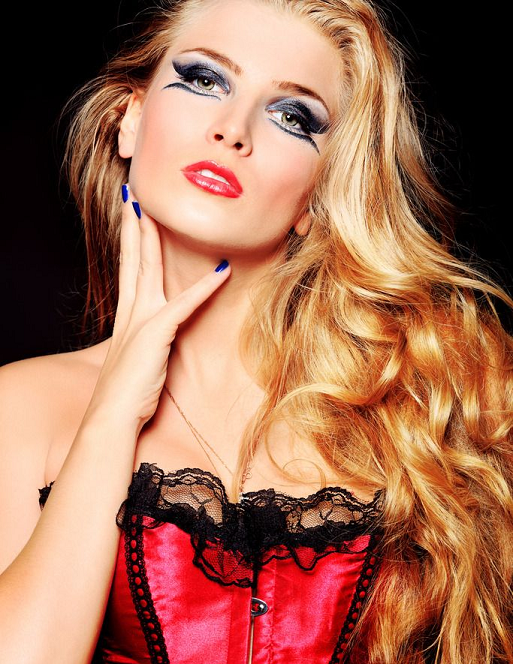
#> input picture images/test1.png, 513 x 664 px, found by its file name
$ python OpencvDemo108.py
#> lines starting #> are read from the running program, lines starting #| are printed output that depends on the picture
#!/usr/bin/env python3
#coding = utf-8

import logging
import numpy as np
import cv2 as cv

# 特征提取之关键点检测—GFTTDetector
def OpencvDemo108():
    logging.basicConfig(level=logging.DEBUG)

    src = cv.imread("images/test1.png")
#> src is the input picture: shape (664, 513, 3); mean B, G, R 83.9, 107.2, 161.9
    if src is None:
        logging.error("could not load an image!")
        return cv.Error.StsError

    # 通过GFTTDetector检测关键点
    gftt = cv.GFTTDetector_create(1000, 0.01, 1.0, 3, False, 0.04)

    kps = gftt.detect(src)
#> kps = 1000 keypoints; strongest (x, y, size): (288, 116, 3), (205, 81, 3), (262, 607, 3), (260, 605, 3)

    dst = cv.drawKeypoints(src, kps, None, (-1), cv.DRAW_MATCHES_FLAGS_DEFAULT)
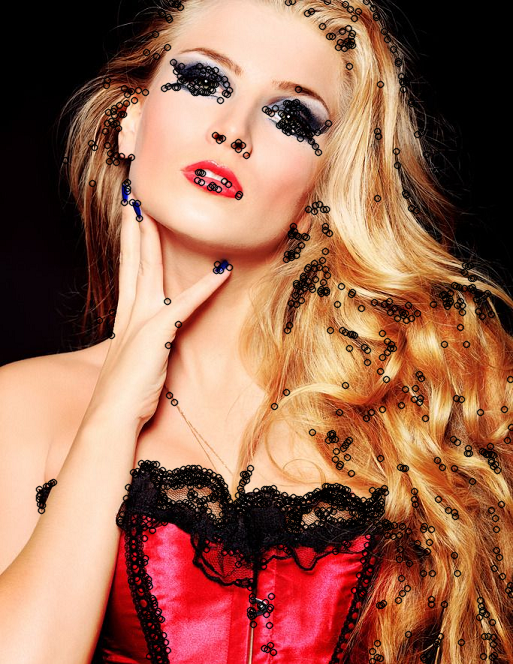
#> dst: shape (664, 513, 3); mean B, G, R 80.5, 102.8, 154.6

    h, w, ch = src.shape
#> h = 664; w = 513; ch = 3
    result = np.zeros([h, w * 2, ch], dtype=src.dtype)
    result[0 : h, 0 : w, :] = src
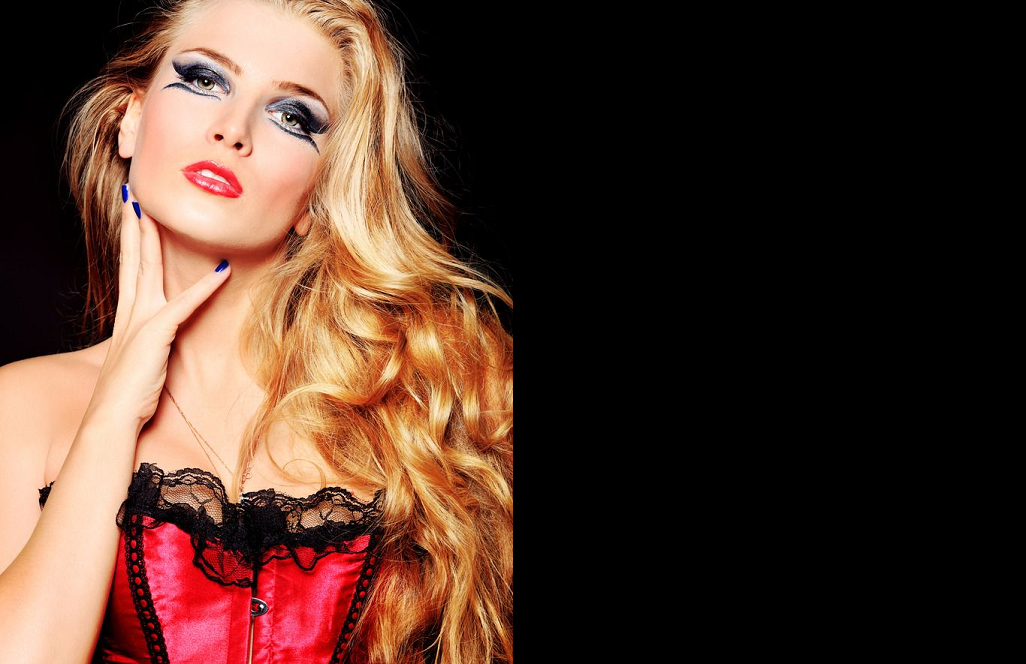
#> result: shape (664, 1026, 3); mean B, G, R 41.9, 53.6, 80.9
    result[0 : h, w : w * 2, :] = dst
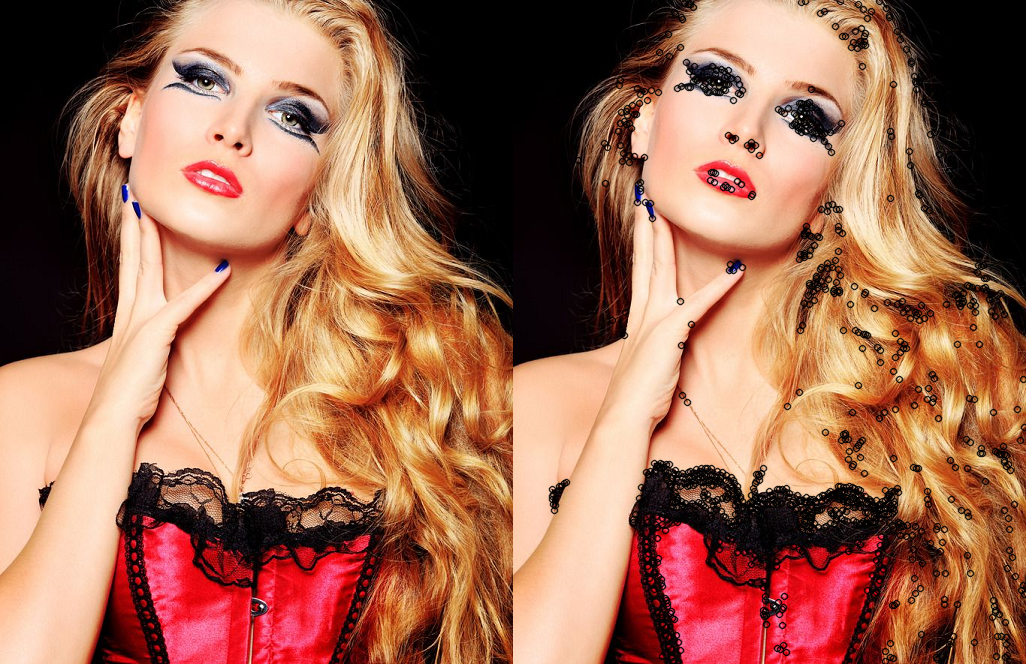
#> result: shape (664, 1026, 3); mean B, G, R 82.2, 105, 158.3
    cv.putText(result, "original image", (10, 30), cv.FONT_ITALIC, .6, (0, 0, 255), 1)
    cv.putText(result, "image with results of GFTT keypoint detection", (w + 10, 30), cv.FONT_ITALIC, .6, (0, 0, 255), 1)
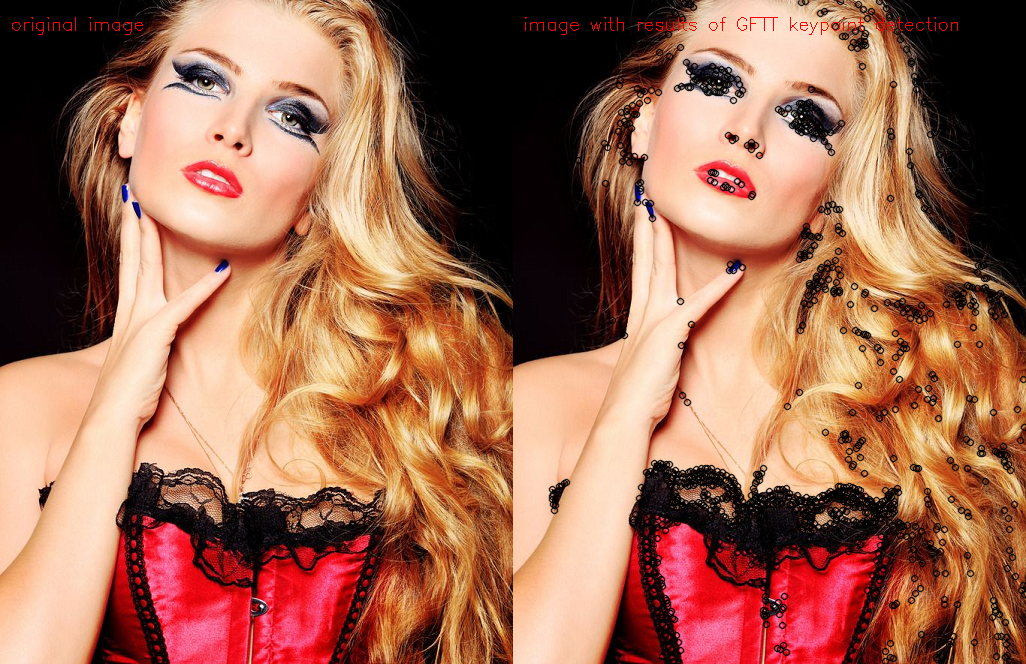
#> result: shape (664, 1026, 3); mean B, G, R 82.1, 104.9, 158.6
    cv.imshow("GFTT keypoint detection", result)

    cv.waitKey(0)

    cv.destroyAllWindows()

    return cv.Error.StsOk

if __name__ == "__main__":
    OpencvDemo108()

# end of file

$ run again, with images/test2.png copied over images/test1.png
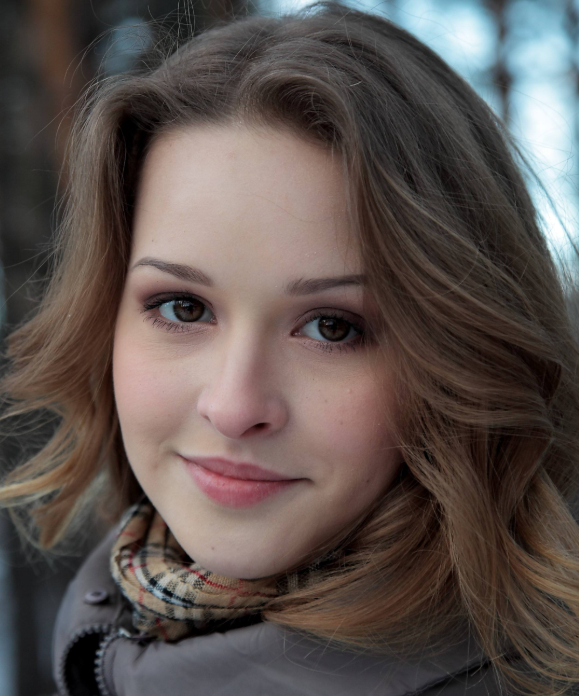
#> input picture images/test2.png, 579 x 696 px, found by its file name
#> in OpencvDemo108, src is the input picture: shape (696, 579, 3); mean B, G, R 78.5, 82.2, 92.2
#> kps = 1000 keypoints; strongest (x, y, size): (194, 562, 3), (162, 599, 3), (173, 302, 3), (324, 320, 3)
#> in OpencvDemo108, `result[0 : h, 0 : w, :] = src`:
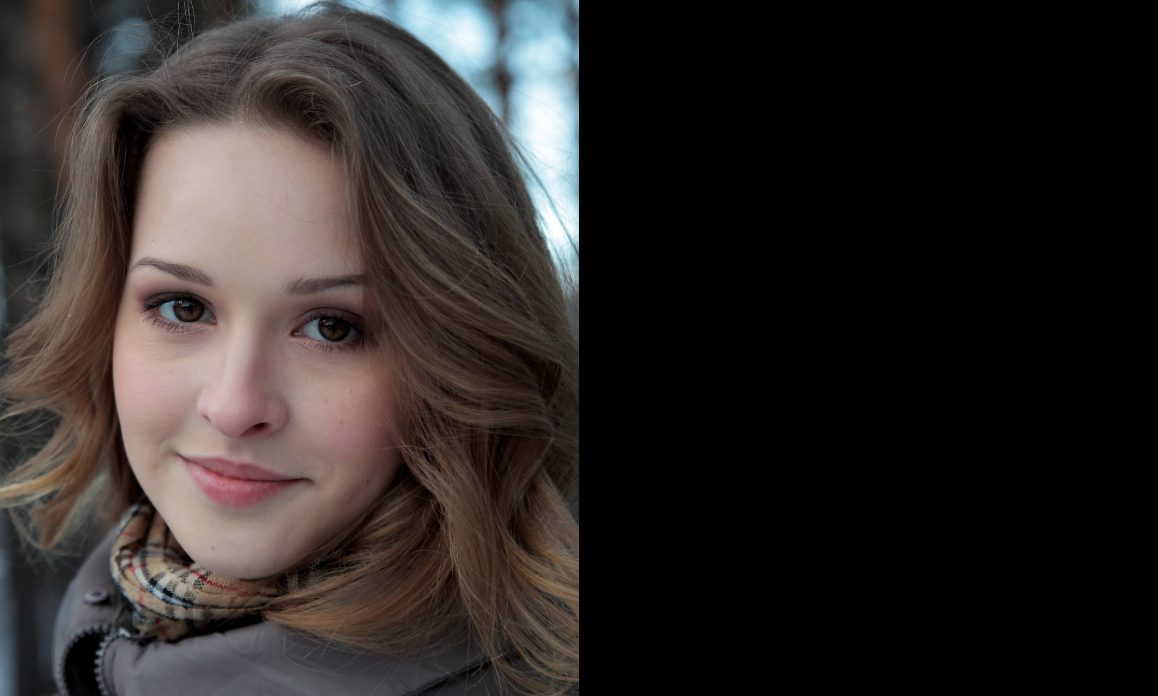
#> result: shape (696, 1158, 3); mean B, G, R 39.3, 41.1, 46.1
#> in OpencvDemo108, `cv.putText(result, "image with results of GFTT keypoint detection", (w..`:
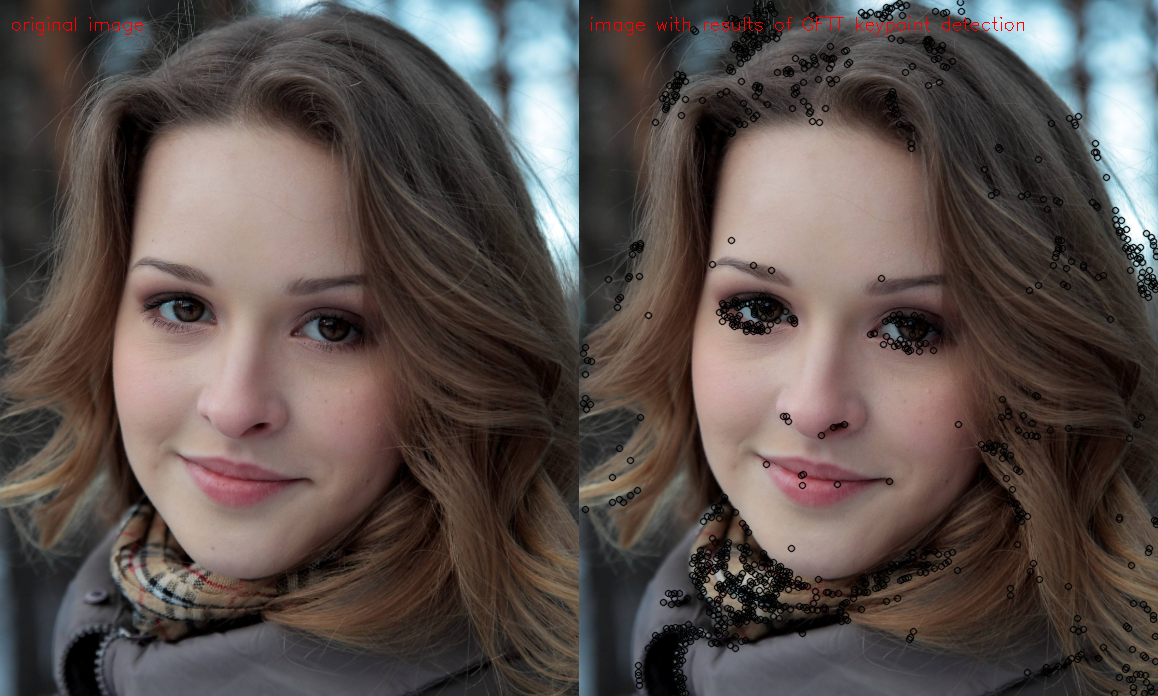
#> result: shape (696, 1158, 3); mean B, G, R 76.8, 80.5, 90.7
